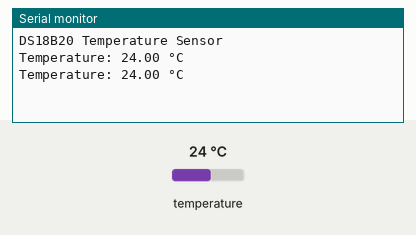
Simulated run of this sketch. Board: Arduino Uno, built with avr-gcc and run on an emulated ATmega328P. Parts: the last lines printed to the serial monitor. The inputs (shaded band) are chosen by the test bench; at power-on: temperature 24 °C.

Above: at 3.3 s.
3.4 s: temperature set to 12 °C
At 4.9 s:
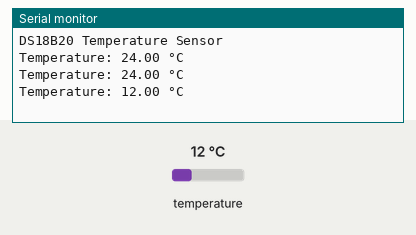
5.9 s: temperature set to 19 °C
At 7.3 s:
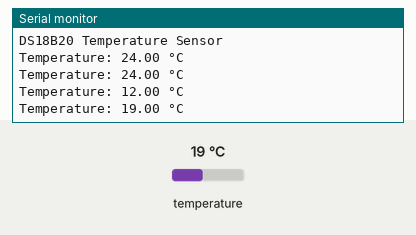
Timing chart, 0 to 8.9 s (numbered marks = the images above; inputs shaded):
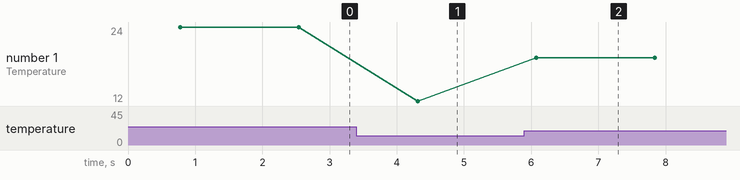

The sketch:

temp-sensor.ino
```cpp
#include <OneWire.h>
#include <DallasTemperature.h>

#define ONE_WIRE_BUS 10

OneWire oneWire(ONE_WIRE_BUS);
DallasTemperature sensors(&oneWire);

void setup() {
  Serial.begin(9600);
  sensors.begin();
  Serial.println("DS18B20 Temperature Sensor");
}

void loop() {
  sensors.requestTemperatures();
  float temperature = sensors.getTempCByIndex(0);
  if (temperature == DEVICE_DISCONNECTED_C) {
    Serial.println("Sensor not detected!");
  } else {
    Serial.print("Temperature: ");
    Serial.print(temperature);
    Serial.println(" °C");
  }
  delay(1000);
}
```

Measured:
- after the input at 3.4 s, the serial monitor: prints a new line after 0.91 s (image 1)
- after the input at 5.9 s, the serial monitor: prints a new line after 0.17 s (image 2)
- plotted number 1: 24 → 12 after the input at 3.4 s, 12 → 19 after the input at 5.9 s
